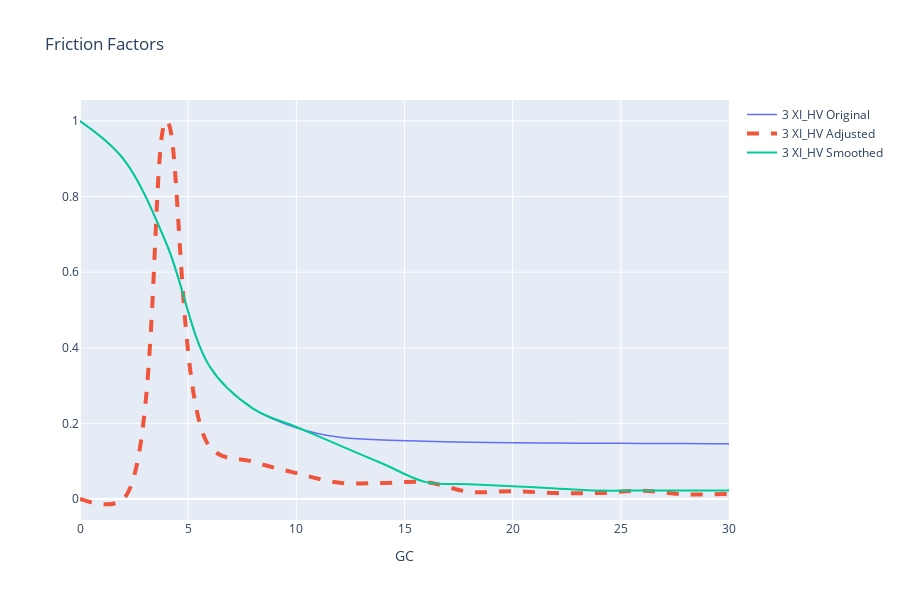
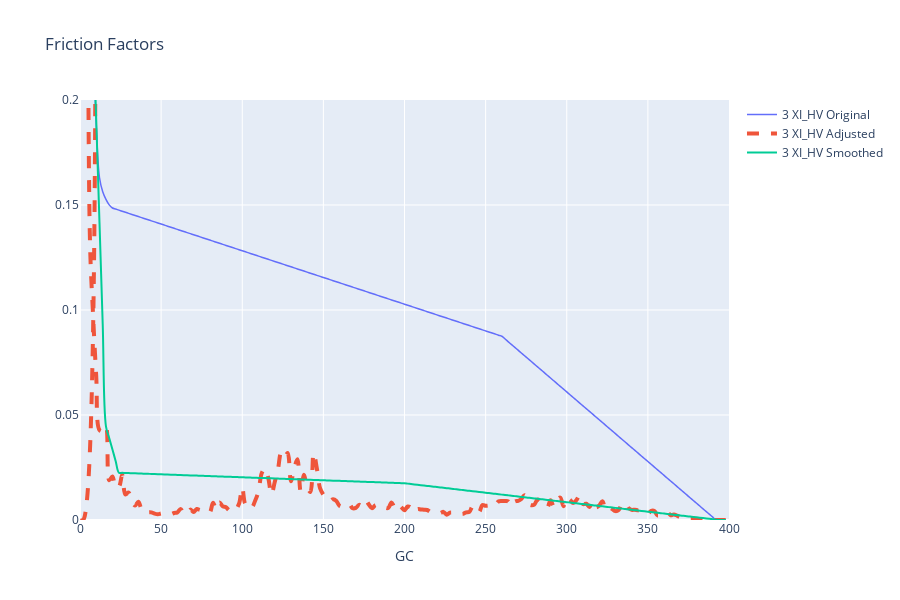

Write notebook code for charts like these, in order.
### Code cell
# SMOOTHING

# backup will output a new CSV each time function is run... just to be safe
backup = False

dfSmoothedSetHolder = pd.DataFrame()
dfFFsForCharts = pd.DataFrame() # master dataframe

# loop through input dataframe
for index, row in dfCalibrationRounds.iterrows():
    
    rndindex = index

    # get trip purposes and tlf types for looping
    tps  = dfsFF[rndindex]['TRIPPURP'].unique().tolist()

    dfSmoothParams = pd.DataFrame()

    # r=root, d=directories, f = files
    for r, d, f in os.walk(os.path.join(os.path.join(os.path.join(dirIntermediate,str(index)),'manual_smoothing'))):
        for file in f:
            if file.endswith('.csv'):
                dfSmoothParams = pd.concat([dfSmoothParams,pd.read_csv(os.path.join(r, file))])
    if debug: display(dfSmoothParams)

    # create sets for give index
    dfOriginalSet = dfsFF[rndindex].copy()
    dfAdjustedSet = dfsFFAdj[rndindex][['TRIPPURP','TLFTYPE','BIN','FF_ADJ']].copy()
    dfAdjustedSet.columns = (['TRIPPURP','TLFTYPE','BIN','FF'])
    dfSmoothedSet = dfAdjustedSet.copy() # copy of adjusted since this is where it starts
    
    # add column for round values
    dfOriginalSet['FF_CALIB_ROUND'] = rndindex
    dfAdjustedSet['FF_CALIB_ROUND'] = rndindex
    dfSmoothedSet['FF_CALIB_ROUND'] = rndindex

    dfOriginalSet['OAS'] = 'Original'
    dfAdjustedSet['OAS'] = 'Adjusted'
    dfSmoothedSet['OAS'] = 'Smoothed'

    if debug: display(dfAdjustedSet)

    # go through all trip purposes
    for tp in tps:
        if debug: print (tp)

        # make copy of filtered dataframe for working
        dfSmthSetTP = dfSmoothedSet[(dfSmoothedSet['TRIPPURP']==tp)].copy()

        # make copy of filtered manual adjustments for working
        dfSmthPrmForTP = dfSmoothParams[(dfSmoothParams['TRIPPURP']==tp)].copy()

        # smoothing is done row-by-row from the parameters file
        for index, row in dfSmthPrmForTP.iterrows():

            paramindex = index
            _binfrom = row['BIN_FROM']
            _binto   = row['BIN_TO']

            # show before if debug set to 1
            if(row['DEBUG_TOGGLE']==1):
                pd.set_option('display.max_rows', None)
                display(dfSmthSetTP[(dfSmthSetTP['BIN'].between(_binfrom,_binto))])
                pd.set_option('display.max_rows', 10)

            # linear adjustment
            if row['LINEAR_TOGGLE']:
                #print('linear')

                numPNTS = len(dfSmthSetTP[(dfSmthSetTP['BIN'].between(_binfrom,_binto))].index)
                bgnFFAdj = dfSmthSetTP[(dfSmthSetTP['BIN']==_binfrom)]['FF'].values[0]
                endFFAdj = dfSmthSetTP[(dfSmthSetTP['BIN']==_binto  )]['FF'].values[0]

                # interpolate with np
                interpolates = np.linspace(bgnFFAdj, endFFAdj, numPNTS)

                # display for debugging
                if(row['DEBUG_TOGGLE']==1):
                    display('Bgn Freq ' + str(bgnFFAdj))
                    display('End Freq ' + str(endFFAdj))
                    display('Size ' + str(numPNTS))
                    display('Interpolates ' + str(interpolates))

                dfSmthSetTP.loc[(dfSmthSetTP['BIN'].between(_binfrom,_binto)), 'FF'] = interpolates

            # moving average adjustment
            if row['MOVAVG_REACH']>0:
                
                maxbin = dfSmthSetTP.loc[dfSmthSetTP['BIN'].idxmax()]['BIN']
                
                # add zeros to keep moving average
                dfZeros = dfSmthSetTP.copy()
                dfZeros['BIN'] += maxbin + binsize
                dfZeros['FF'] = 0
                dfSmthSetTP = pd.concat([dfSmthSetTP, dfZeros], ignore_index=True)
                
                # reach is on either side, so average extents is reach 2 + 1 with min periods for the shoulders, shift moves the avergage to center on bin
                # moving average is calculated for entire dataset and then only applied to BIN_FROM-BIN_TO range
                dfRolling = dfSmthSetTP['FF'].rolling(row['MOVAVG_REACH']*2+1, min_periods=1).mean().shift(-1 * row['MOVAVG_REACH'])

                # debug
                if(row['DEBUG_TOGGLE']==1): display(dfRolling)
                    
                dfSmthSetTP.loc[dfSmthSetTP['BIN'].between(_binfrom,_binto),'FF'] = dfRolling                
                
                # trim back to maxbin
                dfSmthSetTP = dfSmthSetTP[dfSmthSetTP['BIN']<=maxbin]
            
            # adjust frequency by override
            if row['FF_OVERRIDE']>0:
                dfSmthSetTP.loc[(dfSmthSetTP['BIN'].between(_binfrom,_binto)),'FF'] = row['FF_OVERRIDE']

            # adjust frequency by relative amount
            dfSmthSetTP.loc[(dfSmthSetTP['BIN'].between(_binfrom,_binto)),'FF'] += row['FFADJ_REL']

            # set frequency to zero
            if row['FF_ZERO_TOGGLE']==1:
                dfSmthSetTP.loc[(dfSmthSetTP['BIN'].between(_binfrom,_binto)),'FF'] = 0

            # copy from previous round
            if row['NOADJ_TOGGLE']==1:
                dfNoAdj = dfOriginalSet[(dfOriginalSet['TRIPPURP']==tp)].copy()
                dfSmthSetTP.loc[(dfSmthSetTP['BIN'].between(_binfrom,_binto)),'FF'] = dfNoAdj[(dfNoAdj['BIN'].between(_binfrom,_binto))]['FF'].tolist()

            # show after if debug set to 1
            if(row['DEBUG_TOGGLE']==1):
                pd.set_option('display.max_rows', None)
                display(dfSmthSetTP[(dfSmthSetTP['BIN'].between(_binfrom,_binto))])
                pd.set_option('display.max_rows', 10)

            if debug: display(dfSmthSetTP)

        dfSmoothedSetHolder = pd.concat([dfSmoothedSetHolder, dfSmthSetTP], ignore_index=True)

    if debug: display(dfSmoothedSetHolder)

    # combine dataframes... smoothed with observed
    dfFFsForCharts = pd.concat([dfFFsForCharts,dfOriginalSet,dfAdjustedSet,dfSmoothedSetHolder], ignore_index=True)

if debug: display(dfFFsForCharts)

# MAKE INTERACTIVE CHART
py.offline.init_notebook_mode(connected=True)

lstCalibRnd  = dfFFsForCharts['FF_CALIB_ROUND'].unique().tolist() # iterative round names
lstTripPurp  = dfFFsForCharts['TRIPPURP'      ].unique().tolist() # HBW, HBShp, HBOth,...
lstOAS       = dfFFsForCharts['OAS'           ].unique().tolist() # Original, Adjusted, Smoothed

# multi select
selectCalibRnd  = widgets.SelectMultiple(options=lstCalibRnd, value=(lstCalibRnd[3],), description='Calib Round')
selectTripPurp  = widgets.SelectMultiple(options=lstTripPurp, value=('XI_HV',), description='Trip Purpose')
selectOAS       = widgets.SelectMultiple(options=lstOAS, value=('Original','Adjusted','Smoothed'), description='OAS')

# single select
selectPreset    = widgets.Select(options=dfZoomPresets['PRESET'].tolist(), value='Begin', description='Zoom Presets')

##custom extents
xmin = widgets.Text(value='0', description='X Min',style={'width':50, 'description_width': '30'})
xmax = widgets.Text(value='400', description='X Max',style={'width':50, 'description_width': '30'})
ymin = widgets.Text(value='0', description='Y Min',style={'width':'50', 'description_width': '30'})
ymax = widgets.Text(value='.2', description='Y Max',style={'width':50, 'description_width': '30'})

#container1 = widgets.HBox([selectCalibRnd, selectTripPurp, selectOAS, selectPreset])
#container2 = widgets.VBox([xmin, xmax, ymin, ymax])
#container3 = widgets.HBox([container1, container2])

#ui = container3

#out = widgets.interactive_output(update_plot_ff, {'calibrnds':selectCalibRnd, 'trippurps':selectTripPurp, 'oass':selectOAS, 'zoompreset':selectPreset, 'xmin':xmin, 'xmax':xmax, 'ymin':ymin, 'ymax':ymax})
#display(ui, out)

widgets.interactive(update_plot_ff, calibrnds=selectCalibRnd, trippurps=selectTripPurp, oass=selectOAS, zoompreset=selectPreset, xmin=xmin, xmax=xmax, ymin=ymin, ymax=ymax)
#widgets.interactive(update_plot_ff, calibrnds=selectCalibRnd, trippurps=selectTripPurp, oass=selectOAS, zoompreset=selectPreset)

### Figure 1 — Plotly figure (JSON) as saved in the notebook; plotly's stock layout.template omitted (floating-point values rounded to 4 significant figures; data arrays with more than 128 entries replaced by an {"elided": "..."} marker saying what was removed)
{"data": [{"line": {"dash": "solid", "shape": "spline", "width": 1.5}, "mode": "lines", "name": "3 XI_HV Original", "type": "scatter", "x": {"elided": "200 int values"}, "y": {"elided": "200 float values"}}, {"line": {"dash": "dash", "shape": "spline", "width": 4}, "mode": "lines", "name": "3 XI_HV Adjusted", "type": "scatter", "x": {"elided": "200 int values"}, "y": {"elided": "200 float values"}}, {"line": {"dash": "solid", "shape": "spline", "width": 2}, "mode": "lines", "name": "3 XI_HV Smoothed", "type": "scatter", "x": {"elided": "200 int values"}, "y": {"elided": "200 float values"}}], "layout": {"height": 600, "title": {"text": "Friction Factors"}, "xaxis": {"range": [0, 30], "title": {"text": "GC"}}, "yaxis": {"range": [0, null], "title": {"text": ""}}}}

### Figure 2 — Plotly figure (JSON) as saved in the notebook; plotly's stock layout.template omitted (floating-point values rounded to 4 significant figures; data arrays with more than 128 entries replaced by an {"elided": "..."} marker saying what was removed)
{"data": [{"line": {"dash": "solid", "shape": "spline", "width": 1.5}, "mode": "lines", "name": "3 XI_HV Original", "type": "scatter", "x": {"elided": "200 int values"}, "y": {"elided": "200 float values"}}, {"line": {"dash": "dash", "shape": "spline", "width": 4}, "mode": "lines", "name": "3 XI_HV Adjusted", "type": "scatter", "x": {"elided": "200 int values"}, "y": {"elided": "200 float values"}}, {"line": {"dash": "solid", "shape": "spline", "width": 2}, "mode": "lines", "name": "3 XI_HV Smoothed", "type": "scatter", "x": {"elided": "200 int values"}, "y": {"elided": "200 float values"}}], "layout": {"height": 600, "title": {"text": "Friction Factors"}, "xaxis": {"range": ["0", "400"], "title": {"text": "GC"}}, "yaxis": {"range": ["0", ".2"], "title": {"text": ""}}}}
